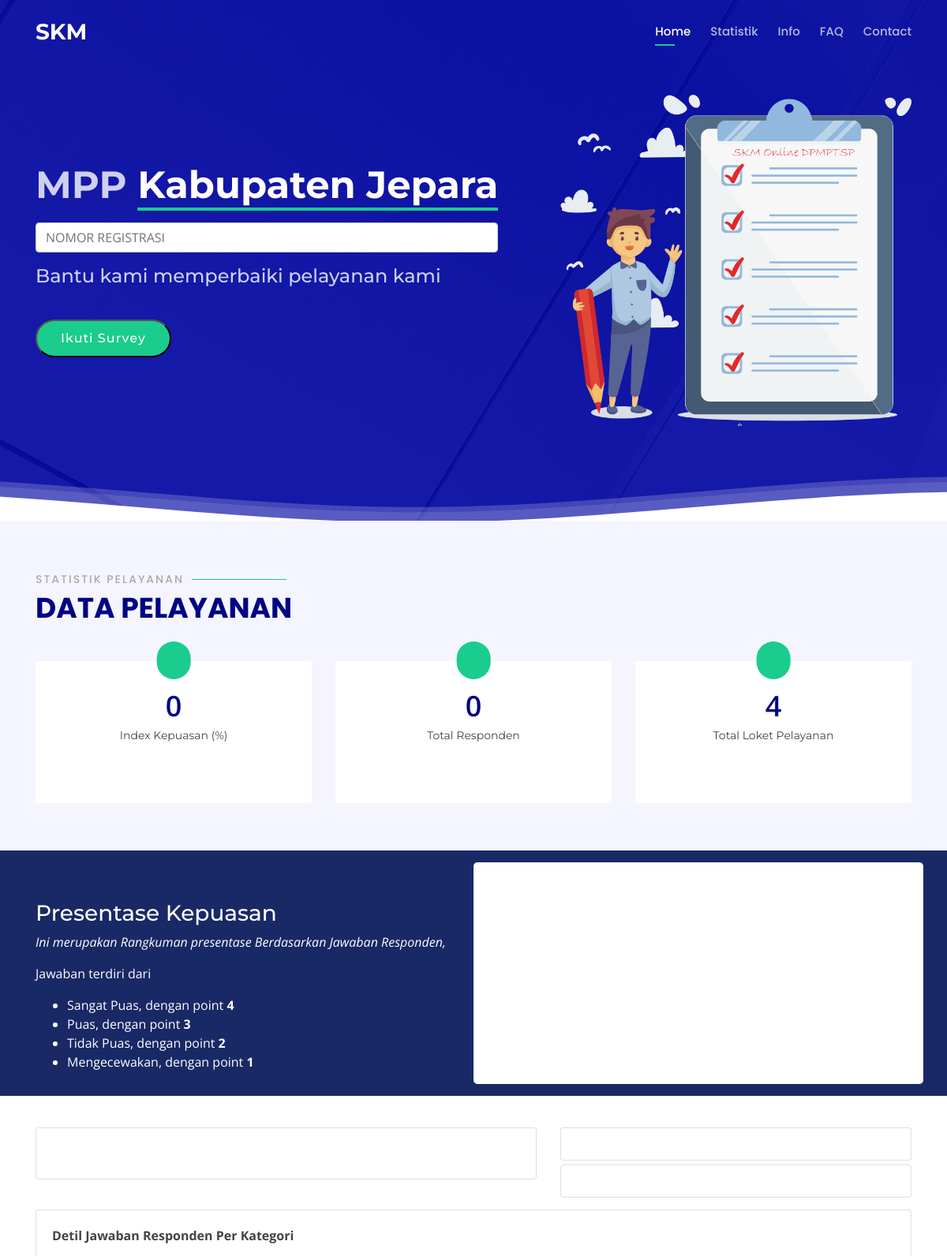
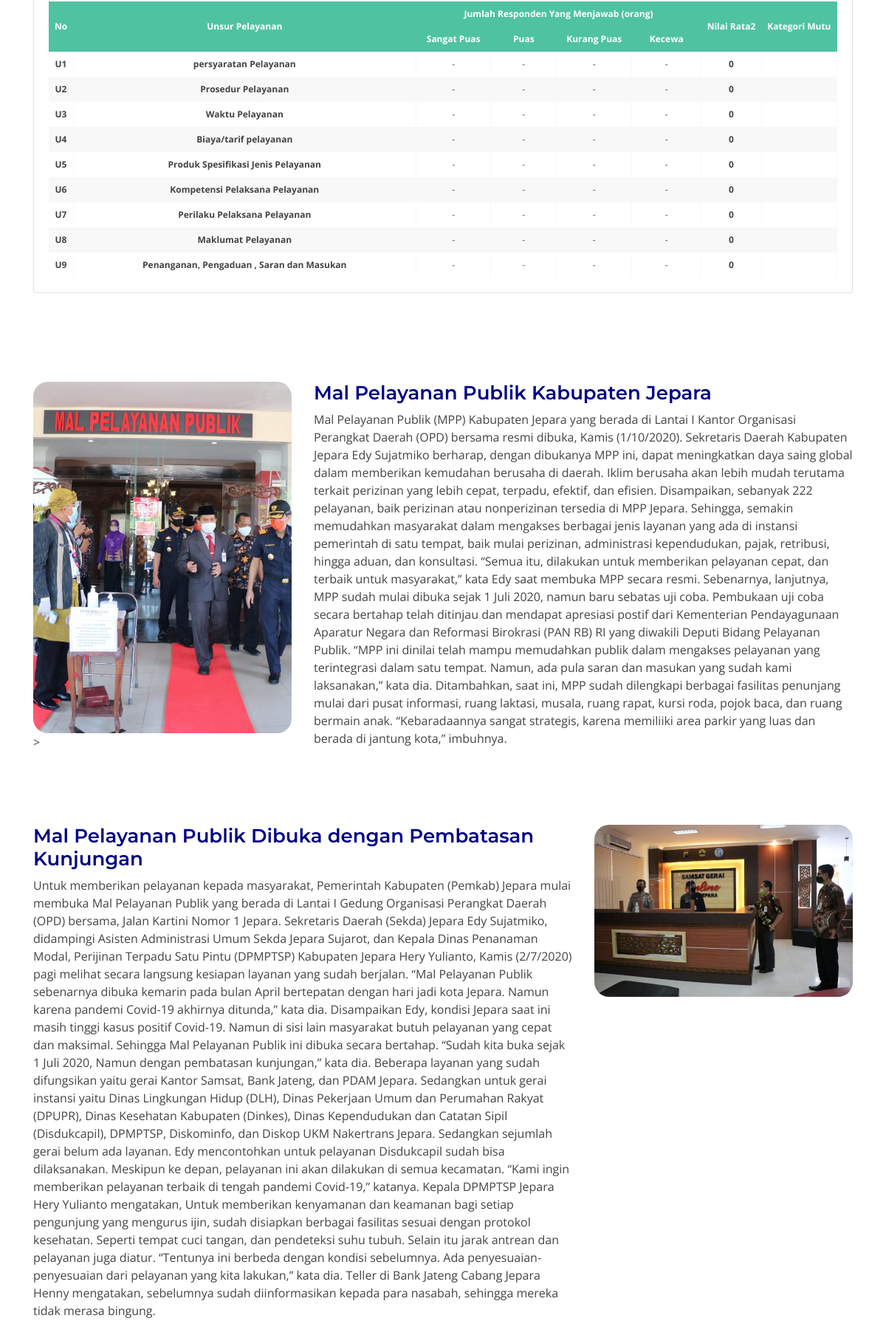
The page / (upper part) on the database its author committed (2 pictures, top to bottom).
### tables this page shows
CREATE TABLE `tb_pertanyaan`  (
  `id_soal` varchar(12) NOT NULL,
  `soal` text NULL,
  `a` varchar(255) NULL DEFAULT NULL,
  `b` varchar(255) NULL DEFAULT NULL,
  `c` varchar(255) NULL DEFAULT NULL,
  `d` varchar(255) NULL DEFAULT NULL,
  `kategori` varchar(255) NULL DEFAULT NULL,
  PRIMARY KEY (`id_soal`) USING BTREE
);

CREATE TABLE `news`  (
  `id` int(11) NOT NULL,
  `judul` varchar(255) NULL DEFAULT NULL,
  `konten` text NULL,
  `img` varchar(255) NULL DEFAULT NULL,
  `created_date` datetime(0) NULL DEFAULT current_timestamp(0),
  PRIMARY KEY (`id`) USING BTREE
);

### application/modules/survey/controllers/Survey.php (called while the page is built, shortened)
<?php
class Survey extends MY_Controller {
	public function __construct()
	{
		$this->load->model('M_survey');
		$this->load->model('M_master');
	}
	public function index()
	{
		$data = [
			'kepuasan' 		=> $this->_get_kepuasan(),
			'loket'			=> $this->M_master->getall('tb_loket')->num_rows(),
			'pendidikan'	=> $this->_get_pendidikan(),
			'pekerjaan'		=> $this->_get_pekerjaan(),
			'pengunjung' 	=> $this->M_survey->get_responden(),
			'hasil'			=>  $this->_get_hasil(),
			'news1'			=> $this->M_master->getWhere('news',['id'=>1])->row(),
			'news2'			=> $this->M_master->getWhere('news',['id'=>2])->row(),
			'faq'			=> $this->M_master->getall('faq')->result(),
		];
		$kepuasan = $data['kepuasan'];
		if ($kepuasan > 81.25 && $kepuasan < 100 ) {
			$index = "Sangat Baik";
		}else if($kepuasan > 62.50 && $kepuasan < 81.26){
			$index = 'Baik';
		}else if($kepuasan > 43.75 && $kepuasan < 62.51){
			$index = 'Kurang Baik';
		} else if($kepuasan > 24.9 && $kepuasan < 43.76){
			$index = 'Tidak Baik';
		} else {
			$index = null;
		}
		$data['tingkat_kepuasan'] = $index;
		$soal = $this->M_master->getall('tb_pertanyaan')->result();
		$hasil = array();
		$no = 1;
		foreach ($soal as $v) {
			$hasil[$no] = [
				'id_soal'	=> $v->id_soal,
				'kategori'	=> $v->kategori,
				'soal'		=> $v->soal,
				'sp'		=> $this->_get_rataan($v->id_soal,'d'),
				'p'			=> $this->_get_rataan($v->id_soal,'c'),
				'tp'		=> $this->_get_rataan($v->id_soal,'b'),
				'kec'		=> $this->_get_rataan($v->id_soal,'a'),
				'kepuasan'	=> $this->_get_nilai($v->id_soal)
			];
			$no++;
		}
		$data['rekap'] = $hasil;
		$this->load->view('index',$data);
	}
	private function _get_hasil()
	{
		$sangat_puas 	= $this->M_master->getWhere('tb_hasil',['published' => '2','jawaban' => 'd'])->num_rows();
		$puas 		 	= $this->M_master->getWhere('tb_hasil',['published' => '2','jawaban' => 'c'])->num_rows();
		$tidak_puas 	= $this->M_master->getWhere('tb_hasil',['published' => '2','jawaban' => 'b'])->num_rows();
		$kecewa 		= $this->M_master->getWhere('tb_hasil',['published' => '2','jawaban' => 'a'])->num_rows();
		$all = $sangat_puas+$puas+$tidak_puas+$kecewa;
		if($all != 0)
		{
			$data = [
				[
					'name' 	=> 'sangat_puas',
					'y'		=> $sangat_puas,
					'color' => '#00FF00'
				],
				[
					'name' 	=> 'puas',
					'y'		=> $puas,
					'color' => 'blue'
				],
				[
					'name' 	=> 'tidak_puas',
					'y'		=> $tidak_puas,
					'color' => 'purple'
				],
				[
					'name' 	=> 'kecewa',
					'y'		=> $kecewa,
					'color' => 'red'
				]
			];
			return $data;
		}
		else
		{
			return null;
		}
	}
	private function _get_kepuasan()
	{
		$total = $this->M_master->getall('tb_hasil')->num_rows();
		$soal = $this->M_master->getall('tb_pertanyaan')->num_rows();
		$total_responden = $this->M_survey->get_responden();
		$a = $this->M_master->getWhere('tb_hasil',['published' => '2','jawaban' => 'a'])->num_rows();
		$b = $this->M_master->getWhere('tb_hasil',['published' => '2','jawaban' => 'b'])->num_rows();
		$c = $this->M_master->getWhere('tb_hasil',['published' => '2','jawaban' => 'c'])->num_rows();
		$d = $this->M_master->getWhere('tb_hasil',['published' => '2','jawaban' => 'd'])->num_rows();
		return 0;
	}
	private function _get_nilai($id)
	{
		return 0;
	}
	private function _get_rataan($id_soal,$jawaban)
	{
		$data = $this->M_master->getWhere('tb_hasil',['published' => '2','jawaban' => $jawaban,'id_soal' => $id_soal])->num_rows();
		return $data;
	}
	private function _get_pendidikan()
	{
		$pendidikan = $this->M_master->getall('tb_pendidikan')->result();
		$no = 1;
		foreach ($pendidikan as $p) {
			$hasil[$no] = [
				'pendidikan'	=> $p->pendidikan,
				'jumlah'		=> $this->M_survey->join_get_responden_2('pendidikan',$p->pendidikan)->num_rows()
			];
			$no++;
		}
		return $hasil;
	}
	private function _get_pekerjaan()
	{
		$pekerjaan = $this->M_master->getall('tb_pekerjaan')->result();
		$no = 1;
		foreach ($pekerjaan as $p) {
			$hasil[$no] = [
				'pekerjaan'		=> $p->pekerjaan,
				'jumlah'		=> $this->M_survey->join_get_responden_2('pekerjaan',$p->pekerjaan)->num_rows()
			];
			$no++;
		}
		return $hasil;
	}
}

### index.php (called while the page is built, shortened)
<?php
require_once BASEPATH.'core/CodeIgniter.php';

### application/third_party/MX/Controller.php (called while the page is built, shortened)
<?php (defined('BASEPATH')) OR exit('No direct script access allowed');
class MX_Controller
{
	public function __get($class)
	{
		return CI::$APP->$class;
	}
}

### application/models/M_master.php (called while the page is built, shortened)
<?php
class M_master extends CI_Model {
	function getall($table)
	{
		return $this->db->get($table);
	}
	function getWhere($table,$where)
	{
		return $this->db->get_where($table,$where);
	}
}

### application/modules/survey/models/M_survey.php (called while the page is built, shortened)
<?php
class M_survey extends CI_Model {
	function get_responden()
	{
		$this->db->distinct();
		$this->db->select('id_responden');
		return $this->db->get_where('tb_hasil',['published' => '2'])->num_rows();
	}
	function join_get_responden_2($kolom,$param)
	{
		return $this->db->query('select * from (SELECT DISTINCT id_responden as a FROM tb_hasil where published = 2) as a  , tb_detil_responden  b where  a = b.id_responden and b.'.$kolom.' = "'.$param.'"');
	}
}

### application/modules/survey/views/sesi/statistik.php (the view, shortened to what this page needs)
<section id="statistik" style="margin-top: -20px;">
  <div class="container">
    <div class="row" >
      <div class="col-md-7 col-xs-12" data-aos="fade-right">
       <div class="card" style="margin-bottom: 5px;">
        <div class="card-body">
         <br>
       </div>
     </div>
   </div>
   <div class="col-md-5 col-xs-12" data-aos="fade-up">
     <div class="row">
      <div class="col-md-12">
       <div class="card">
        <div class="card-body">
        </div>
      </div>
    </div>
  </div>
  <div class="row" style="margin-top: 5px;">
    <div class="col-md-12">
     <div class="card">
      <div class="card-body">
      </div>
    </div>
  </div>
</div>
</div>
</div>
<div class="card" style="margin-top: 15px;">
  <div class="card-body">
    <p><strong>Detil Jawaban Responden Per Kategori</strong></p>
    <div class="table-responsive" style="margin-top: 10px;">
      <table class="fl-table" >
        <thead style="background-color: #f4f4f2;" >
          <tr >
            <th class="text-center" rowspan="2" style="vertical-align: middle;">No</th>
            <th class="text-center" width="50%" rowspan="2" style="vertical-align: middle;">Unsur Pelayanan</th>
            <th class="text-center" rowspan="1"  colspan="4">Jumlah Responden Yang Menjawab (orang)</th>
            <th class="text-center" rowspan="2" style="vertical-align: middle;">Nilai Rata2</th>
            <th class="text-center" rowspan="2" style="vertical-align: middle;">Kategori Mutu</th>
          </tr>
          <tr >
           <th class="text-center" width="10%">Sangat Puas</th>
           <th class="text-center" width="10%" >Puas</th>
           <th class="text-center" width="10%">Kurang Puas</th>
           <th class="text-center" width="10%" >Kecewa</th>
         </tr>
       </thead>
       <tbody>
        <?php foreach ($rekap as $data):
          $kepuasan = $data['kepuasan'];
          if ($kepuasan >= 1 && $kepuasan <= 2.5996 ) {
            $index = 'D';
          }else if($kepuasan >= 2.60 && $kepuasan <= 3.064){
            $index = 'C';
          }else if($kepuasan >= 3.0644 && $kepuasan < 3.532){
            $index = 'B';
          } else if($kepuasan >= 3.5324 && $kepuasan <= 4){
            $index = 'A';
          } else {
            $index = null;
          }
          ?>
          <tr>
            <td class="text-center" style="font-weight: bold;"><?php echo $data['id_soal'] ?></td>
            <td  style="font-weight: bold;"><?php echo $data['kategori'] ?></td>
            <td class="text-center"><?php echo $data['sp'] != null ? '<strong>'.$data['sp'].'</strong>' : '-' ?></td>
            <td class="text-center"><?php echo $data['p'] != null ? '<strong>'.$data['p'].'</strong>' : '-' ?></td>
            <td class="text-center"><?php echo $data['tp'] != null ? '<strong>'.$data['tp'].'</strong>' : '-' ?></td>
            <td class="text-center"><?php echo $data['kec'] != null ? '<strong>'.$data['kec'].'</strong>' : '-' ?></td>
            <td class="text-center" style="font-weight: bold;"><?php echo $data['kepuasan'] ?></td>
            <td  class="text-center" style="font-weight: bold;"><?php echo $index ?></td>
          </tr>
        <?php endforeach ?>
      </tbody>
    </table>
  </div>
</div>
</div>
</div>
</section>

### application/modules/survey/views/sesi/detil.php
<section id="details" class="details">
  <div class="container">
    <div class="row content">
      <div class="col-md-4" data-aos="fade-right">
        <img src="<?php echo base_url().'assets/img/'.$news1->img ?>" class="img-fluid" alt="" style="border-radius: 20px;">
        </style>>
      </div>
      <div class="col-md-8" data-aos="fade-up">
        <h3><?php echo $news1->judul ?></h3>
        <p><?php echo $news1->konten?></p>
      </div>
    </div>
    <div class="row content">
      <div class="col-md-4 order-1 order-md-2" data-aos="fade-left">
        <img  style="border-radius: 20px;" src="<?php echo base_url().'assets/img/'.$news2->img?>" class="img-fluid" alt="">
        <br>
      </div>
      <div class="col-md-8 order-2 order-md-1" data-aos="fade-up">
        <h3><?php echo $news2->judul ?></h3>
        <p>
         <?php echo $news2->konten ?>
        </p>
      </div>
    </div>
  </div>
</section>

### rows shown on the page
tb_pertanyaan: id_soal "U1", kategori "persyaratan Pelayanan", kepuasan "0"
tb_pertanyaan: id_soal "U2", kategori "Prosedur Pelayanan", kepuasan "0"
tb_pertanyaan: id_soal "U3", kategori "Waktu Pelayanan", kepuasan "0"
tb_pertanyaan: id_soal "U4", kategori "Biaya/tarif pelayanan", kepuasan "0"
tb_pertanyaan: id_soal "U5", kategori "Produk Spesifikasi Jenis Pelayanan", kepuasan "0"
tb_pertanyaan: id_soal "U6", kategori "Kompetensi Pelaksana Pelayanan", kepuasan "0"
tb_pertanyaan: id_soal "U7", kategori "Perilaku Pelaksana Pelayanan", kepuasan "0"
tb_pertanyaan: id_soal "U8", kategori "Maklumat Pelayanan", kepuasan "0"
tb_pertanyaan: id_soal "U9", kategori "Penanganan, Pengaduan , Saran dan Masukan", kepuasan "0"
news: img (picture), judul "Mal Pelayanan Publik Kabupaten Jepara", konten "Mal Pelayanan Publik (MPP) Kabupaten Jepara yang berada di Lantai I Kantor Organisasi Perangkat Daerah (OPD) bersama resmi dibuka, Kamis (1/10/2020). Sekretaris Daerah Kabupaten Jepara Edy Sujatmiko berharap, dengan dibukanya MPP ini, dapat meningkatkan daya saing global dalam memberikan kemudahan berusaha di daerah. Iklim berusaha akan lebih mudah terutama terkait perizinan yang lebih cepat, terpadu, efektif, dan efisien. Disampaikan, sebanyak 222 pelayanan, baik perizinan atau nonperizinan tersedia di MPP Jepara. Sehingga, semakin memudahkan masyarakat dalam mengakses berbagai jenis layanan yang ada di instansi pemerintah di satu tempat, baik mulai perizinan, administrasi kependudukan,…"
news: img (picture), judul "Mal Pelayanan Publik Dibuka dengan Pembatasan Kunjungan", konten "Untuk memberikan pelayanan kepada masyarakat, Pemerintah Kabupaten (Pemkab) Jepara mulai membuka Mal Pelayanan Publik yang berada di Lantai I Gedung Organisasi Perangkat Daerah (OPD) bersama, Jalan Kartini Nomor 1 Jepara. Sekretaris Daerah (Sekda) Jepara Edy Sujatmiko, didampingi Asisten Administrasi Umum Sekda Jepara Sujarot, dan Kepala Dinas Penanaman Modal, Perijinan Terpadu Satu Pintu (DPMPTSP) Kabupaten Jepara Hery Yulianto, Kamis (2/7/2020) pagi melihat secara langsung kesiapan layanan yang sudah berjalan. “Mal Pelayanan Publik sebenarnya dibuka kemarin pada bulan April bertepatan dengan hari jadi kota Jepara. Namun karena pandemi Covid-19 akhirnya ditunda,” kata dia. Disampaikan Edy,…"

### other values the page prints
$kepuasan "0"
$pengunjung "0"
$loket "4"
